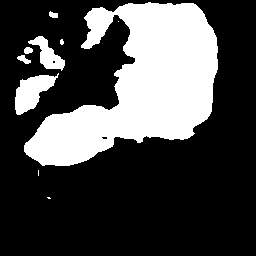
#> input picture qualitative_outputs/crss/cju1ewnoh5z030855vpex9uzt.png, 256 x 256 px; its folder holds only this picture in this run
$ python make_three_model_qualitative_kvasir.py --images ../qualitative_outputs/crss --gts ../qualitative_outputs/crss --simple ../qualitative_outputs/crss --psf ../qualitative_outputs/crss --crss ../qualitative_outputs/crss
#> lines starting #> are read from the running program, lines starting #| are printed output that depends on the picture; after the words box and inside, x2 and y2 are one past the last pixel; in counts of white or black regions, pixels touching at a corner belong together
#!/usr/bin/env python3
"""Publication-quality 3-model x 4-column qualitative segmentation comparison.

For each *same* held-out Kvasir test case, plot Simple-ViLMedSAM, PSF-SAM and CRSS-SAM.
Columns: Input | Ground Truth | Output Mask | Output (GT & prediction contour overlay).
No GPU/inference required: works with existing per-case masks/probability maps.
Correctly aligns the square 256x256 padded Kvasir evaluation canvas.

Examples:
 python make_three_model_qualitative.py \
   --images dataset/TestDataset/Kvasir/images \
   --gts dataset/TestDataset/Kvasir/masks \
   --simple /actual/path/simple_predictions \
   --psf /actual/path/psf_predictions \
   --crss /actual/path/crss_predictions \
   --case SAMPLE_STEM \
   --out results/qualitative_three_models

If per-case .npz files contain multiple arrays, specify --simple-key, --psf-key,
--crss-key. For raw logits (not probabilities) specify --*-kind logits.
"""
from __future__ import annotations

import argparse
from pathlib import Path
import sys
import warnings

import matplotlib
matplotlib.use('Agg')
import matplotlib.pyplot as plt
import numpy as np
from PIL import Image, ImageFilter

IMAGE_EXT = {'.png', '.jpg', '.jpeg', '.bmp', '.tif', '.tiff', '.webp'}
PRED_EXT = IMAGE_EXT | {'.npy', '.npz'}


def index_files(directory: str, extensions: set[str], label: str) -> dict[str, Path]:
    root = Path(directory).expanduser()
    if not root.exists():
        raise FileNotFoundError(f'{label} path does not exist: {root}')
    candidates = [root] if root.is_file() else sorted(root.rglob('*'))
    result: dict[str, Path] = {}
    for path in candidates:
        if not path.is_file() or path.suffix.lower() not in extensions:
            continue
        key = path.stem
        if key in result:
            raise ValueError(f"Duplicate case name '{key}' in {label}:\n"
                             f"  {result[key]}\n  {path}\n"
                             "Pass a dataset-specific directory for each input to avoid ambiguity.")
        result[key] = path
    if not result:
        raise ValueError(f'No usable files found in {label}: {root}')
    return result


def read_rgb(path: Path) -> np.ndarray:
    with Image.open(path) as im:
        return np.asarray(im.convert('RGB'))


def read_gt(path: Path, target_hw: tuple[int, int]) -> np.ndarray:
    with Image.open(path) as im:
        arr = np.asarray(im.convert('L'))
    if arr.shape != target_hw:
        raise ValueError(f'GT/image spatial shape mismatch: {path} has {arr.shape}, image {target_hw}; '
                         'check you selected corresponding files.')
    return (arr > 0) if arr.max() <= 1 else (arr > 127)


def read_prediction(path: Path, key: str | None, kind: str) -> np.ndarray:
    if path.suffix.lower() == '.npz':
        with np.load(path, allow_pickle=False) as z:
            if key is None:
                if len(z.files) != 1:
                    raise ValueError(f'{path} contains {z.files}; pass the matching --MODEL-key')
                key = z.files[0]
            if key not in z.files:
                raise ValueError(f'{path} has keys {z.files}, not {key!r}')
            arr = np.asarray(z[key])
    elif path.suffix.lower() == '.npy':
        arr = np.load(path, allow_pickle=False)
    else:
        with Image.open(path) as im:
            arr = np.asarray(im.convert('L'))
    arr = np.squeeze(arr)
    if arr.ndim != 2:
        raise ValueError(f'{path}: expected 2D map after squeeze, got shape {arr.shape}')
    if not np.isfinite(arr).all():
        raise ValueError(f'{path}: NaN or Inf in prediction')
    arr = arr.astype(np.float64, copy=False)
    if kind == 'logits':
        # Numerically stable sigmoid: clip avoids overflow and preserves threshold.
        arr = 1 / (1 + np.exp(-np.clip(arr, -60, 60)))
        return arr >= 0.5
    if kind == 'binary':
        return arr > 0
    if kind == 'probability':
        if arr.min() < 0 or arr.max() > 1:
            raise ValueError(f'{path}: probability mode requires values in [0,1]; '
                             f'found [{arr.min():.3g}, {arr.max():.3g}]')
        return arr >= 0.5
    # Auto: image grayscale masks use >=128; floating arrays must be probabilities.
    if path.suffix.lower() in IMAGE_EXT:
        return (arr > 0) if arr.max() <= 1 else (arr >= 128)
    if arr.min() < 0 or arr.max() > 1:
        if set(np.unique(arr)).issubset({0., 255.}):
            return arr >= 128
        raise ValueError(f'{path}: array values outside [0,1]. '
                         'Use --MODEL-kind logits if these are logits.')
    return arr >= 0.5


def padded_canvas(arr: np.ndarray, size: int, nearest: bool) -> np.ndarray:
    """Match the longest-side resize and bottom/right pad at display resolution."""
    h, w = arr.shape[:2]
    nh, nw = int(round(h * size / max(h, w))), int(round(w * size / max(h, w)))
    resample = Image.Resampling.NEAREST if nearest else Image.Resampling.BILINEAR
    resized = np.asarray(Image.fromarray(arr.astype(np.uint8)).resize((nw, nh), resample))
    shape = (size, size) if arr.ndim == 2 else (size, size, arr.shape[-1])
    out = np.zeros(shape, dtype=np.uint8)
    out[:nh, :nw] = resized
    return out


def align_sources(rgb: np.ndarray, gt: np.ndarray,
                  predictions: list[np.ndarray], labels: list[str]) -> tuple[np.ndarray, np.ndarray, list[np.ndarray], str]:
    """Use one identical canvas; never stretch a padded prediction to a native image."""
    hw = rgb.shape[:2]
    sizes = [p.shape for p in predictions]
    if all(x == hw for x in sizes):
        return rgb, gt, predictions, 'original-size'
    if all(x in (hw, (256, 256)) for x in sizes):
        rgb_canvas = padded_canvas(rgb, 256, nearest=False)
        gt_canvas = padded_canvas(gt.astype(np.uint8) * 255, 256, nearest=True) > 127
        p_canvas = [
            padded_canvas(p.astype(np.uint8) * 255, 256, nearest=True) > 127 if p.shape == hw else p
            for p in predictions
        ]
        return rgb_canvas, gt_canvas, p_canvas, '256x256 padded'
    raise ValueError(f'Input {hw}, predictions {sizes} ({labels}); '
                     'expected either original-size masks or 256x256 padded masks.')


def edge(mask: np.ndarray, thickness: int = 2) -> np.ndarray:
    im = Image.fromarray((mask * 255).astype(np.uint8), mode='L')
    eroded = im
    for _ in range(max(1, thickness)):
        eroded = eroded.filter(ImageFilter.MinFilter(size=3))
    return mask & ~(np.asarray(eroded) > 127)


def overlay(rgb: np.ndarray, gt: np.ndarray, pred: np.ndarray, thickness: int = 2) -> np.ndarray:
    image = rgb.copy()
    gt_edge = edge(gt, thickness)
    pred_edge = edge(pred, thickness)
    image[gt_edge] = (49, 226, 83)       # green: ground truth contour
    image[pred_edge] = (255, 65, 72)    # red: prediction contour
    image[gt_edge & pred_edge] = (248, 228, 66)  # yellow: matching contours
    return image


def dice(pred: np.ndarray, gt: np.ndarray) -> float:
    den = int(pred.sum()) + int(gt.sum())
    return float(2 * np.logical_and(pred, gt).sum() / den) if den else 1.0


def render_case(stem: str, image_path: Path, gt_path: Path,
                methods: list[tuple[str, Path, str | None, str]],
                out_file: Path, dpi: int, thickness: int, show_dice: bool) -> None:
    rgb_native = read_rgb(image_path)
    gt_native = read_gt(gt_path, rgb_native.shape[:2])
    names = [m[0] for m in methods]
    native_preds = [read_prediction(path, key, kind) for _, path, key, kind in methods]
    rgb, gt, preds, canvas = align_sources(rgb_native, gt_native, native_preds, names)
    fig, axes = plt.subplots(3, 4, figsize=(14.2, 9.2), constrained_layout=False)
    fig.patch.set_facecolor('white')
    for j, title in enumerate(['Input', 'Ground Truth', 'Output Mask', 'Output (Overlay)']):
        axes[0, j].set_title(title, fontsize=16, fontweight='bold', pad=17)
    for i, (name, pred) in enumerate(zip(names, preds)):
        displays = (rgb, gt, pred, overlay(rgb, gt, pred, thickness))
        for j, img in enumerate(displays):
            ax = axes[i, j]
            ax.imshow(img, cmap='gray' if j in (1, 2) else None,
                      vmin=0 if j in (1, 2) else None,
                      vmax=1 if j in (1, 2) else None,
                      interpolation='nearest')
            ax.set_xticks([])
            ax.set_yticks([])
            for spine in ax.spines.values():
                spine.set_visible(False)
        axes[i, 0].text(-0.14, 0.5, name, rotation=90, va='center', ha='center',
                        fontsize=14, fontweight='bold', transform=axes[i, 0].transAxes)
        if show_dice:
            axes[i, 3].set_xlabel(f'Dice (figure canvas) = {dice(pred, gt):.4f}', fontsize=12, labelpad=6)
    fig.subplots_adjust(left=.115, right=.99, top=.915, bottom=.075,
                        wspace=.075, hspace=.18)
    fig.text(.55, .025, 'Overlay: green = GT boundary  |  red = prediction boundary  |  yellow = overlap',
             ha='center', fontsize=11, color='#555555')
    out_file.parent.mkdir(parents=True, exist_ok=True)
    fig.savefig(out_file, dpi=dpi, facecolor='white', bbox_inches='tight', pad_inches=.12)
    plt.close(fig)
    print(f'Saved: {out_file}  [canvas: {canvas}]')


def main() -> None:
    p = argparse.ArgumentParser(description=__doc__, formatter_class=argparse.RawDescriptionHelpFormatter)
    p.add_argument('--images', required=True, help='Directory containing original test RGB images')
    p.add_argument('--gts', required=True, help='Directory containing corresponding GT masks')
    p.add_argument('--simple', required=True, help='Simple-ViLMedSAM output mask/probability directory')
    p.add_argument('--psf', required=True, help='PSF-SAM output mask/probability directory')
    p.add_argument('--crss', required=True, help='CRSS-SAM output mask/probability directory')
    for model in ('simple', 'psf', 'crss'):
        p.add_argument(f'--{model}-key', default=None, help='Per-case .npz key')
        p.add_argument(f'--{model}-kind', default='auto', choices=['auto', 'probability', 'logits', 'binary'],
                       help='Interpretation of stored model predictions')
    p.add_argument('--case', action='append', default=[], help='Image filename stem; repeat to produce multiple images')
    p.add_argument('--count', type=int, default=1, help='When --case omitted, number of shared cases to render')
    p.add_argument('--out', default='results/qualitative_3models', help='Destination folder')
    p.add_argument('--dpi', type=int, default=240)
    p.add_argument('--contour-thickness', type=int, default=2)
    p.add_argument('--no-dice', action='store_true')
    args = p.parse_args()

    sources = [('Input', args.images, IMAGE_EXT), ('GT', args.gts, IMAGE_EXT),
               ('Simple-ViLMedSAM', args.simple, PRED_EXT), ('PSF-SAM', args.psf, PRED_EXT),
               ('CRSS-SAM (Ours)', args.crss, PRED_EXT)]
    indices = [index_files(root, allowed, name) for name, root, allowed in sources]
    intersection = set.intersection(*(set(idx) for idx in indices))
    if not intersection:
        print('No case IDs shared among all five directories.', file=sys.stderr)
        for (name, _, _), idx in zip(sources, indices):
            print(f'  {name}: {len(idx)} files. Examples: {sorted(idx)[:5]}', file=sys.stderr)
        raise SystemExit(2)
    if args.case:
        missing = sorted(set(args.case) - intersection)
        if missing:
            raise ValueError(f'Cases not found in all five inputs: {missing}; first shared: {sorted(intersection)[:10]}')
        cases = args.case
    else:
        cases = sorted(intersection)[:args.count]
        print('No --case specified. Using the first shared case(s) in lexical order:', ', '.join(cases))
    out = Path(args.out)
    for stem in cases:
        methods = [
            ('Simple-ViLMedSAM', indices[2][stem], args.simple_key, args.simple_kind),
            ('PSF-SAM', indices[3][stem], args.psf_key, args.psf_kind),
            ('CRSS-SAM (Ours)', indices[4][stem], args.crss_key, args.crss_kind),
        ]
        render_case(stem, indices[0][stem], indices[1][stem], methods,
                    out / f'{stem}_three_models.png', args.dpi,
                    args.contour_thickness, not args.no_dice)
#> in read_rgb, im is the input picture: PIL image 256x256 L; 28.5% white; 10 white regions (4 under 20 px), largest, box (x1, y1, x2, y2) and area: (24, 2, 218, 166) 16974, (15, 73, 59, 115) 957, (28, 36, 65, 71) 547, (17, 55, 31, 64) 68, (24, 47, 33, 54) 50, (49, 11, 58, 18) 46
#> in render_case, `native_preds = [read_prediction(path, key, kind) for _, path, key, kin..`: native_preds = 3 items
#> in align_sources, `sizes = [p.shape for p in predictions]`: sizes = [(256, 256), (256, 256), (256, 256)]
#> in render_case, `rgb, gt, preds, canvas = align_sources(rgb_native, gt_native, native_p..`: preds = 3 items; canvas = 'original-size'
#> the loop in render_case, `for i, (name, pred) in enumerate(zip(names, preds)):` made 3 passes
#> name on passes 1 to 3: 'Simple-ViLMedSAM', 'PSF-SAM', 'CRSS-SAM (Ours)'
#> pass 1, in overlay, `gt_edge = edge(gt, thickness)`:
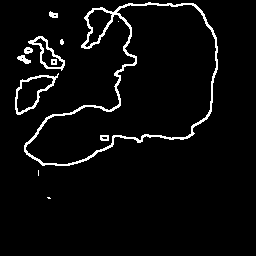
#> gt_edge: shape (256, 256) bool; 4.3% white in thin lines or dots, all inside (x1, y1, x2, y2) = (15, 2, 218, 199)
#> in render_case, `fig.savefig(out_file, dpi=dpi, facecolor='white', bbox_inches='tight',..`:
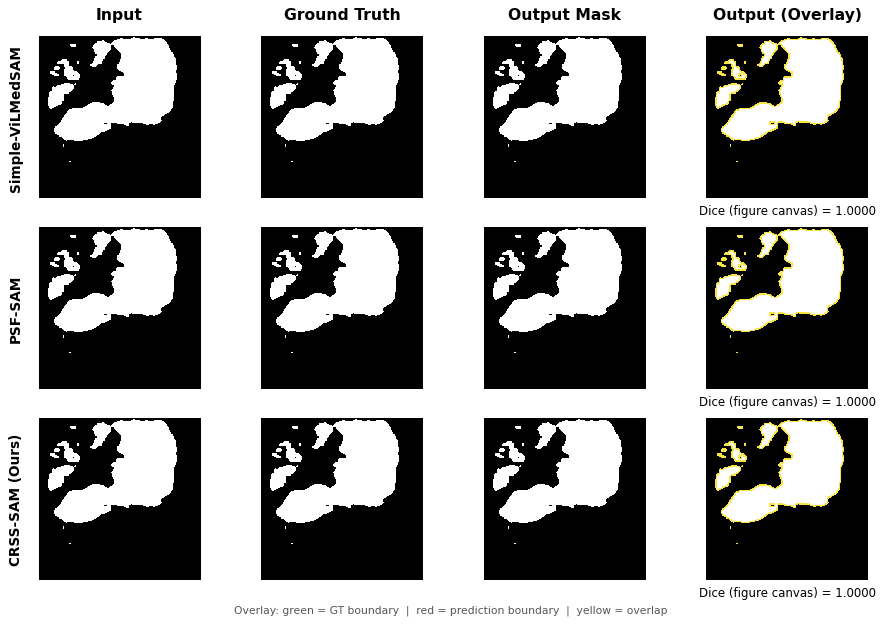
#> figure drawn by matplotlib, 12 panels
#| Saved: results/qualitative_3models/cju1ewnoh5z030855vpex9uzt_three_models.png  [canvas: original-size]
    print(f'Common test cases across all five inputs: {len(intersection)}')

if __name__ == '__main__':
    main()

$ run again, on qualitative_outputs/crss/cju7ejm2l2ncl0801wq6y84nw.png
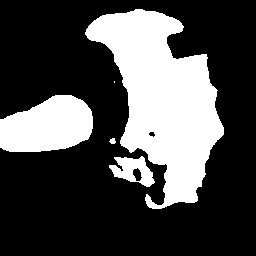
#> input picture qualitative_outputs/crss/cju7ejm2l2ncl0801wq6y84nw.png, 256 x 256 px
#> in read_rgb, im is the input picture: PIL image 256x256 L; 29.3% white; 5 white regions (1 under 20 px), largest, box (x1, y1, x2, y2) and area: (85, 9, 224, 209) 14298, (0, 95, 93, 152) 4068, (109, 156, 155, 187) 775, (109, 138, 116, 144) 30
#> native_preds = 3 items
#> sizes = [(256, 256), (256, 256), (256, 256)]
#> preds = 3 items; canvas = 'original-size'
#> the loop in render_case, `for i, (name, pred) in enumerate(zip(names, preds)):` made 3 passes
#> name on passes 1 to 3: 'Simple-ViLMedSAM', 'PSF-SAM', 'CRSS-SAM (Ours)'
#> pass 1, in overlay, `gt_edge = edge(gt, thickness)`:
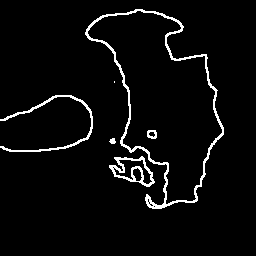
#> gt_edge: shape (256, 256) bool; 4.1% white in thin lines or dots, all inside (x1, y1, x2, y2) = (0, 9, 224, 209)
#| Saved: results/qualitative_3models/cju7ejm2l2ncl0801wq6y84nw_three_models.png  [canvas: original-size]
